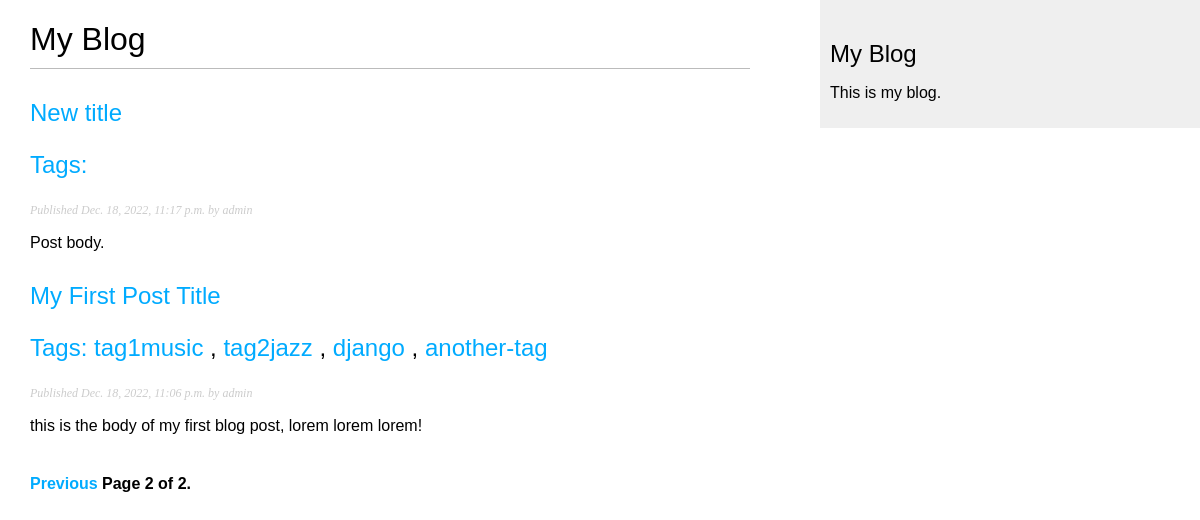
Screenshot of /blog/?page=2 with the database file from the repository.
### blog/models.py (models this page shows, shortened)
class Post(models.Model):
    STATUS_CHOICES = (
        ('draft', 'Draft'),
        ('published', 'Published'),
    )
    title = models.CharField(max_length=250)
    slug = models.SlugField(max_length=250, unique_for_date='publish')
    author = models.ForeignKey(
        User, on_delete=models.CASCADE, related_name='blog_posts')
    body = models.TextField()
    publish = models.DateTimeField(default=timezone.now)
    created = models.DateTimeField(auto_now_add=True)
    updated = models.DateTimeField(auto_now=True)
    status = models.CharField(
        max_length=10, choices=STATUS_CHOICES, default='draft')
    objects = models.Manager()  # The default manager.
    published = PublishedManager()  # Our custom manager.
    tags = TaggableManager()  # page58
    def get_absolute_url(self):
        return reverse("blog:post_detail", args=[self.publish.year, self.publish.month, self.publish.day, self.slug])
    class Meta:
        ordering = ('-publish',)

### blog/views.py (the view)
# urls.py: path('', views.post_list, name='post_list'),
def post_list(request, tag_slug=None):  # PAGINA26-27/34 django3byexample
    object_list = Post.published.all()
    tag = None
    if tag_slug:
        tag = get_object_or_404(Tag, slug=tag_slug)
        object_list = object_list.filter(tags__in=[tag])
    paginator = Paginator(object_list, 3)  # 3 post in each page
    page = request.GET.get('page')
    try:
        posts = paginator.page(page)
    except PageNotAnInteger:
        posts = paginator.page(1)
    except EmptyPage:
        posts = paginator.page(paginator.num_pages)
    return render(request,
                  'blog/post/list.html',
                  {'page': page,
                   'posts': posts,
                   'tag': tag})

### blog/models.py (called while the page is built)
    def get_queryset(self):
        return super(PublishedManager, self).get_queryset().filter(status='published')

### blog/templates/blog/post/list.html (shortened to what this page needs)
{% extends 'blog/base.html' %}
{% block content%}
    <h1>My Blog</h1>
    {% for post in posts %}
        <h2>
            <a href="{{ post.get_absolute_url }}">
                {{ post.title }}
                <p class="tags">
                    Tags:
                    {% for tag in post.tags.all %}
                        <a href="{% url "blog:post_list_by_tag" tag.slug %}">
                            {{ tag.name }}
                        </a>
                        {% if not forloop.last %}, {% endif %}
                    {% endfor %}
                </p>
            </a>
        </h2>
        <p class="date">
            Published {{ post.publish }} by {{ post.author }}
        </p>
        {{ post.body|truncatewords:30|linebreaks}}
    {% endfor %}
    {% include "pagination.html" with page=posts %}
{% endblock%}

### blog/static/css/blog.css (style rules this page uses)
body { margin:0; padding:0; font-family:helvetica, sans-serif; }
a { color:#00abff; text-decoration:none; }
h1 { font-weight:normal; border-bottom:1px solid #bbb; padding:0 0 10px 0; }
h2 { font-weight:normal; margin:30px 0 0; }
p.date { color:#ccc; font-family: georgia, serif; font-size: 12px; font-style: italic; }

### rows the page displays
Post: title "New title", publish "Dec. 18, 2022, 11:17 p.m.", author "admin", body "Post body."
Post: title "My First Post Title", publish "Dec. 18, 2022, 11:06 p.m.", author "admin", body "this is the body of my first blog post, lorem lorem lorem!"
Tag: name "tag1music"
Tag: name "tag2jazz"
Tag: name "django"
Tag: name "another-tag"

### other values shown
{{ page.number }} "2"
{{ page.paginator.num_pages }} "2"
